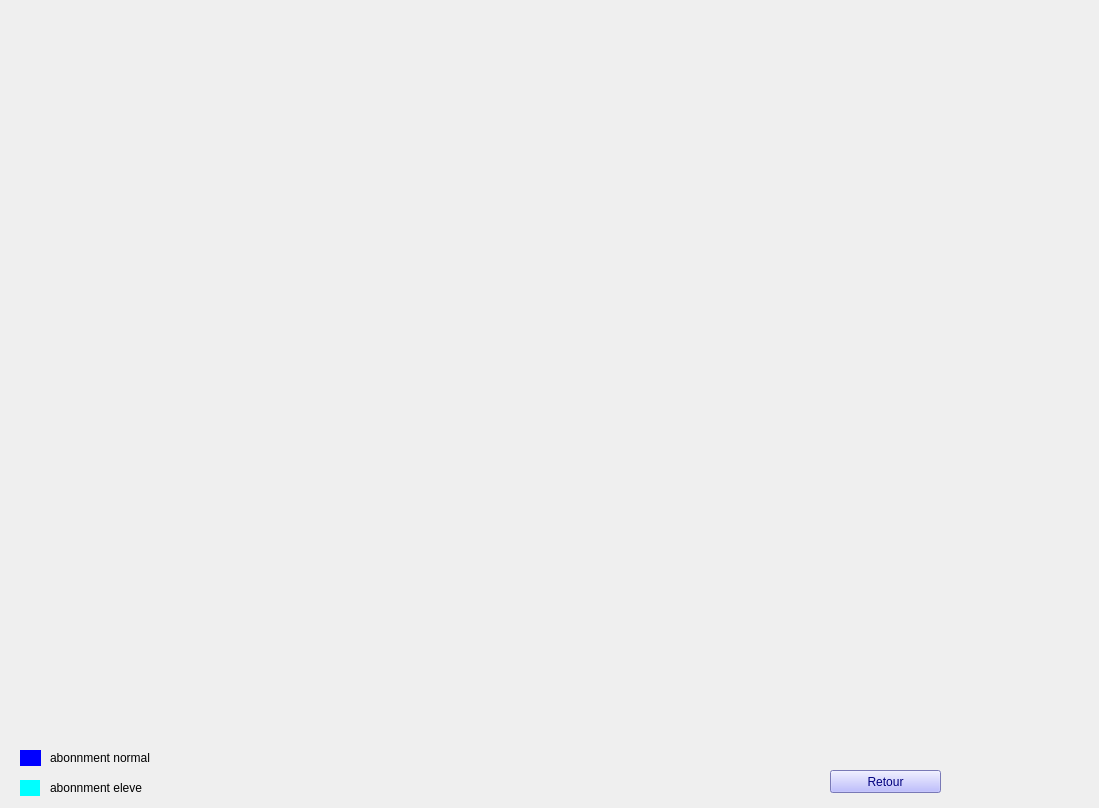
<?xml version="1.0" encoding="UTF-8"?>
<ui version="4.0">
 <class>statistic</class>
 <widget class="QDialog" name="statistic">
  <property name="geometry">
   <rect>
    <x>0</x>
    <y>0</y>
    <width>1099</width>
    <height>808</height>
   </rect>
  </property>
  <property name="windowTitle">
   <string>Dialog</string>
  </property>
  <widget class="QWidget" name="widget" native="true">
   <property name="geometry">
    <rect>
     <x>20</x>
     <y>750</y>
     <width>21</width>
     <height>16</height>
    </rect>
   </property>
   <property name="styleSheet">
    <string notr="true">
background-color: rgb(0, 0, 255);</string>
   </property>
   <widget class="QWidget" name="widget_4" native="true">
    <property name="geometry">
     <rect>
      <x>10</x>
      <y>10</y>
      <width>16</width>
      <height>16</height>
     </rect>
    </property>
    <property name="styleSheet">
     <string notr="true">
background-color: rgb(0, 0, 255);</string>
    </property>
   </widget>
   <widget class="QWidget" name="widget_2" native="true">
    <property name="geometry">
     <rect>
      <x>0</x>
      <y>130</y>
      <width>21</width>
      <height>16</height>
     </rect>
    </property>
    <property name="styleSheet">
     <string notr="true">
background-color: rgb(0, 0, 255);</string>
    </property>
    <widget class="QWidget" name="widget_6" native="true">
     <property name="geometry">
      <rect>
       <x>10</x>
       <y>10</y>
       <width>16</width>
       <height>16</height>
      </rect>
     </property>
     <property name="styleSheet">
      <string notr="true">
background-color: rgb(0, 0, 255);</string>
     </property>
    </widget>
   </widget>
   <widget class="QPushButton" name="retour_2">
    <property name="geometry">
     <rect>
      <x>810</x>
      <y>20</y>
      <width>111</width>
      <height>23</height>
     </rect>
    </property>
    <property name="styleSheet">
     <string notr="true">font: 75 italic 8pt &quot;MS Shell Dlg 2&quot;;
color: rgb(0, 0, 127);
background-color: rgb(170, 170, 255);
</string>
    </property>
    <property name="text">
     <string>Retour</string>
    </property>
   </widget>
   <widget class="QLabel" name="label_3">
    <property name="geometry">
     <rect>
      <x>30</x>
      <y>30</y>
      <width>161</width>
      <height>16</height>
     </rect>
    </property>
    <property name="text">
     <string>abonnment eleve</string>
    </property>
   </widget>
   <widget class="QLabel" name="label_4">
    <property name="geometry">
     <rect>
      <x>30</x>
      <y>0</y>
      <width>171</width>
      <height>16</height>
     </rect>
    </property>
    <property name="text">
     <string>abonnment normal</string>
    </property>
   </widget>
   <widget class="QWidget" name="widget_7" native="true">
    <property name="geometry">
     <rect>
      <x>0</x>
      <y>30</y>
      <width>20</width>
      <height>16</height>
     </rect>
    </property>
    <property name="styleSheet">
     <string notr="true">background-color: rgb(255, 0, 0);</string>
    </property>
   </widget>
  </widget>
  <widget class="QLabel" name="label_2">
   <property name="geometry">
    <rect>
     <x>50</x>
     <y>780</y>
     <width>161</width>
     <height>16</height>
    </rect>
   </property>
   <property name="text">
    <string>abonnment eleve</string>
   </property>
  </widget>
  <widget class="QWidget" name="widget_5" native="true">
   <property name="geometry">
    <rect>
     <x>20</x>
     <y>780</y>
     <width>20</width>
     <height>16</height>
    </rect>
   </property>
   <property name="styleSheet">
    <string notr="true">background-color: rgb(0,255,255);</string>
   </property>
  </widget>
  <widget class="QPushButton" name="retour">
   <property name="geometry">
    <rect>
     <x>830</x>
     <y>770</y>
     <width>111</width>
     <height>23</height>
    </rect>
   </property>
   <property name="styleSheet">
    <string notr="true">font: 75 italic 8pt &quot;MS Shell Dlg 2&quot;;
color: rgb(0, 0, 127);
background-color: rgb(170, 170, 255);
</string>
   </property>
   <property name="text">
    <string>Retour</string>
   </property>
  </widget>
  <widget class="QLabel" name="label">
   <property name="geometry">
    <rect>
     <x>50</x>
     <y>750</y>
     <width>171</width>
     <height>16</height>
    </rect>
   </property>
   <property name="text">
    <string>abonnment normal</string>
   </property>
  </widget>
 </widget>
 <resources/>
 <connections/>
</ui>
